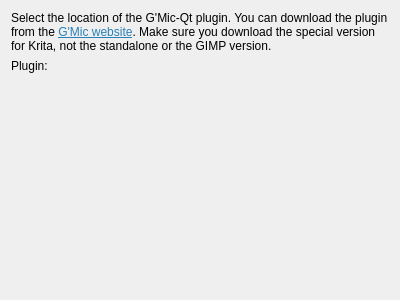
<?xml version="1.0" encoding="UTF-8"?>
<ui version="4.0">
 <class>WdgQMicSettings</class>
 <widget class="QWidget" name="WdgQMicSettings">
  <property name="geometry">
   <rect>
    <x>0</x>
    <y>0</y>
    <width>400</width>
    <height>300</height>
   </rect>
  </property>
  <property name="windowTitle">
   <string>Form</string>
  </property>
  <layout class="QVBoxLayout" name="verticalLayout">
   <item>
    <widget class="QLabel" name="label">
     <property name="text">
      <string>&lt;html&gt;&lt;head/&gt;&lt;body&gt;&lt;p&gt;Select the location of the G'Mic-Qt plugin. You can download the plugin from the &lt;a href=&quot;http://gmic.eu/&quot;&gt;&lt;span style=&quot; text-decoration: underline; color:#2980b9;&quot;&gt;G'Mic website&lt;/span&gt;&lt;/a&gt;. Make sure you download the special version for Krita, not the standalone or the GIMP version.&lt;/p&gt;&lt;/body&gt;&lt;/html&gt;</string>
     </property>
     <property name="textFormat">
      <enum>Qt::RichText</enum>
     </property>
     <property name="wordWrap">
      <bool>true</bool>
     </property>
     <property name="openExternalLinks">
      <bool>true</bool>
     </property>
     <property name="textInteractionFlags">
      <set>Qt::TextBrowserInteraction</set>
     </property>
    </widget>
   </item>
   <item>
    <layout class="QHBoxLayout" name="horizontalLayout">
     <item>
      <widget class="QLabel" name="label_2">
       <property name="text">
        <string>Plugin:</string>
       </property>
      </widget>
     </item>
     <item>
      <widget class="KisFileNameRequester" name="fileRequester" native="true">
       <property name="sizePolicy">
        <sizepolicy hsizetype="Preferred" vsizetype="Preferred">
         <horstretch>1</horstretch>
         <verstretch>0</verstretch>
        </sizepolicy>
       </property>
      </widget>
     </item>
    </layout>
   </item>
   <item>
    <spacer name="verticalSpacer">
     <property name="orientation">
      <enum>Qt::Vertical</enum>
     </property>
     <property name="sizeHint" stdset="0">
      <size>
       <width>20</width>
       <height>40</height>
      </size>
     </property>
    </spacer>
   </item>
  </layout>
 </widget>
 <customwidgets>
  <customwidget>
   <class>KisFileNameRequester</class>
   <extends>QWidget</extends>
   <header>kis_file_name_requester.h</header>
   <container>1</container>
  </customwidget>
 </customwidgets>
 <resources/>
 <connections/>
</ui>
